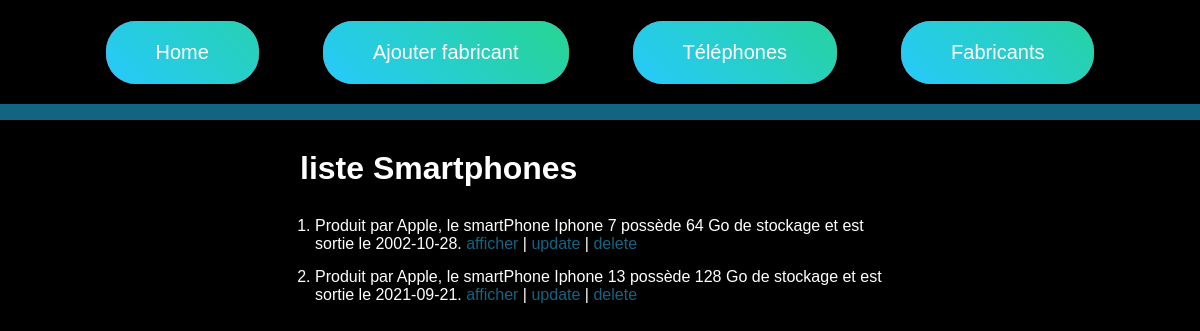
/infos/, run on the app's committed database.
### catalogue/models.py (models this page shows, shortened)
class Telephone(models.Model):
    modele = models.CharField(max_length=100)
    stockage = models.IntegerField(blank=False)
    date_sortie = models.DateField(blank=False, null=True)
    details = models.TextField(blank=True, null=True)
    categorie = models.ForeignKey("categorie", on_delete=models.CASCADE, default=None)
    def __str__(self):
        chaine = f"Produit par {self.categorie}, le smartPhone {self.modele} possède {self.stockage} Go de stockage et est sortie le {self.date_sortie}."
        return chaine

class Categorie(models.Model):
    nom = models.CharField(max_length=100, blank=False)
    details = models.TextField(null=True, blank=True)
    def __str__(self):
        return self.nom

### catalogue/views.py (the view)
# urls.py: path('infos/', views.infos, name=('infos')),
def infos(request):
    liste = list(models.Telephone.objects.all())
    return render(request, "telephone/infos.html",{"liste" : liste})

### catalogue/templates/telephone/infos.html (shortened to what this page needs)
{% extends "telephone/main.html" %}
{% block content %}
<div class="content">
    <div class="box">
        <h1>liste Smartphones</h1>
        <ol>
            {% for l in liste %}
                <li>{{l}}  <a href="/affiche/{{l.id}}">afficher</a> | <a href="/update/{{l.id}}">update</a> | <a href="/delete/{{l.id}}">delete</a></li>
            {% endfor %}
        </ol>
    </div>
</div>
{% endblock %}

### catalogue/static/css/main.css (style rules this page uses)
* { box-sizing: border-box; padding: 0; margin: 0; }
body { height: 100%; font-family: "Poppins", sans-serif; font-weight: 400; background-color: black; }
.content { display: flex; flex-direction: column; width: 100%; min-height:75vh; height: auto; align-items: center; color: white; }
.box { padding-top: 30px; text-decoration: none; max-width: 50% }
li { margin: 15px 15px 15px; }
a { text-decoration: none; color: rgba(39, 200, 255, 0.5); }
h1 { Padding-bottom:15px; }

### data on the page
Telephone: categorie+modele+stockage "Produit par Apple, le smartPhone Iphone 7 possède 64 Go de stockage et est sortie le 2002-10-28."
Telephone: categorie+modele+stockage "Produit par Apple, le smartPhone Iphone 13 possède 128 Go de stockage et est sortie le 2021-09-21."
